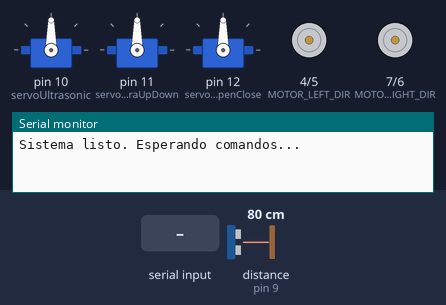
A sketch run on a simulated Arduino Uno, built with avr-gcc and run on an emulated ATmega328P. On the bench: 3 × servo, direction and speed pins drawn as motors (green arrow = direction pin HIGH = forward, orange = LOW = backward, longer = more drive), the last lines printed to the serial monitor. Inputs (shaded band) come from the test bench; at power-on: distance to the obstacle (sensor on pin 9) 80 cm. The echo pulse lasts 58.3 µs per cm.

Above: at 1.2 s.
1.3 s: "A" received over the second serial link
At 1.8 s:
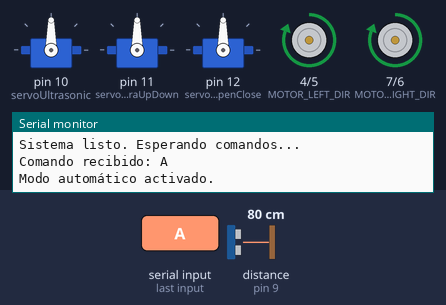
2.8 s: distance to the obstacle (sensor on pin 9) set to 21 cm
4.3 s: distance to the obstacle (sensor on pin 9) set to 17 cm
At 6.4 s:
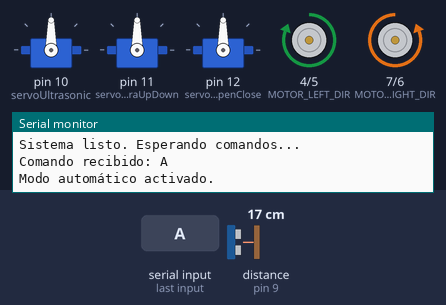
7.3 s: "U" received over the second serial link
At 9.7 s:
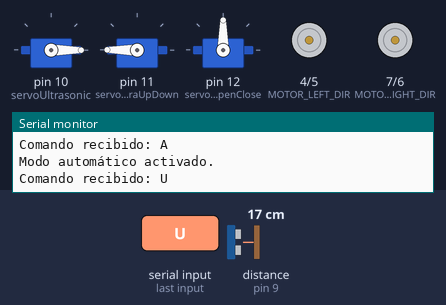
10.3 s: "D" received over the second serial link
At 12.2 s:
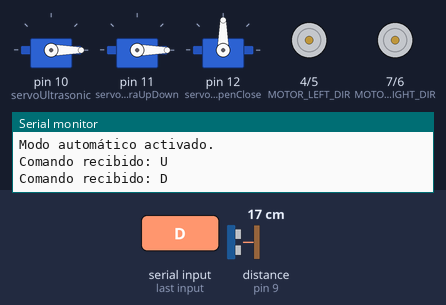
13.3 s: "O" received over the second serial link
At 16.6 s:
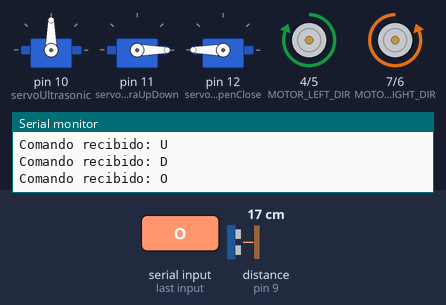
Timing chart, 0 to 17.3 s (numbered marks = the images above; inputs shaded):
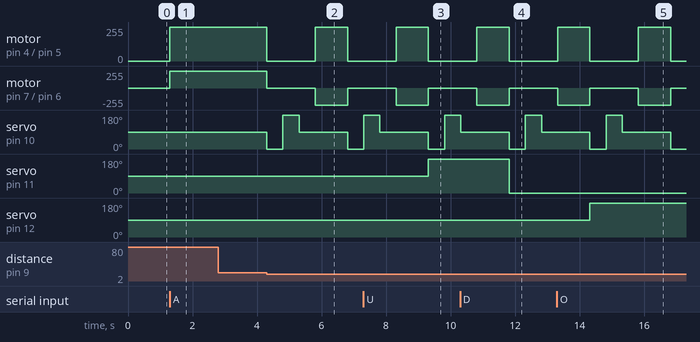

The sketch:

Tanque.ino
```cpp
#include <Servo.h>
#include <SoftwareSerial.h>

// Bluetooth
#define BT_RX 2
#define BT_TX 3
SoftwareSerial Bluetooth(BT_RX, BT_TX);

// Motores DC para movimiento del tanque
#define MOTOR_LEFT_PWM 5
#define MOTOR_LEFT_DIR 4
#define MOTOR_RIGHT_PWM 6
#define MOTOR_RIGHT_DIR 7

// Servos
Servo servoUltrasonic;  // Servo para mover el sensor ultrasónico
Servo servoGarraUpDown; // Servo para subir/bajar la garra
Servo servoGarraOpenClose; // Servo para abrir/cerrar la garra

#define ULTRASONIC_TRIG 8
#define ULTRASONIC_ECHO 9

// Variables
bool modoAutomatico = false;

void setup() {
  // Configuración de motores DC
  pinMode(MOTOR_LEFT_PWM, OUTPUT);
  pinMode(MOTOR_LEFT_DIR, OUTPUT);
  pinMode(MOTOR_RIGHT_PWM, OUTPUT);
  pinMode(MOTOR_RIGHT_DIR, OUTPUT);

  // Configuración de sensor ultrasónico
  pinMode(ULTRASONIC_TRIG, OUTPUT);
  pinMode(ULTRASONIC_ECHO, INPUT);

  // Configuración de servos
  servoUltrasonic.attach(10); // Servo para sensor ultrasónico
  servoGarraUpDown.attach(11); // Servo para subir/bajar garra
  servoGarraOpenClose.attach(12); // Servo para abrir/cerrar garra

  // Posición inicial de los servos
  servoUltrasonic.write(90);
  servoGarraUpDown.write(90);
  servoGarraOpenClose.write(90);

  // Configuración de Bluetooth
  Serial.begin(9600);
  Bluetooth.begin(9600);

  Serial.println("Sistema listo. Esperando comandos...");
}

void loop() {
  if (Bluetooth.available()) {
    char command = Bluetooth.read();
    Serial.print("Comando recibido: ");
    Serial.println(command);

    switch (command) {
      case 'A': // Cambiar a modo automático
        Serial.println("Modo automático activado.");
        modoAutomatico = true;
        break;
      case 'M': // Cambiar a modo manual
        Serial.println("Modo manual activado.");
        modoAutomatico = false;
        detenerTanque();
        break;
      case 'F': // Avanzar
        if (!modoAutomatico) avanzar();
        break;
      case 'B': // Retroceder
        if (!modoAutomatico) retroceder();
        break;
      case 'L': // Girar izquierda
        if (!modoAutomatico) girarIzquierda();
        break;
      case 'R': // Girar derecha
        if (!modoAutomatico) girarDerecha();
        break;
      case 'U': // Subir la garra
        moverGarraVertical(180); // Posición arriba
        break;
      case 'D': // Bajar la garra
        moverGarraVertical(0); // Posición abajo
        break;
      case 'O': // Abrir la garra
        moverPinza(180); // Posición abierta
        break;
      case 'C': // Cerrar la garra
        moverPinza(0); // Posición cerrada
        break;
      default:
        Serial.println("Comando no reconocido.");
        break;
    }
  }

  if (modoAutomatico) {
    ejecutarModoAutomatico();
  }
}

// Funciones de movimiento del tanque
void avanzar() {
  analogWrite(MOTOR_LEFT_PWM, 255);
  digitalWrite(MOTOR_LEFT_DIR, HIGH);
  analogWrite(MOTOR_RIGHT_PWM, 255);
  digitalWrite(MOTOR_RIGHT_DIR, HIGH);
}

void retroceder() {
  analogWrite(MOTOR_LEFT_PWM, 255);
  digitalWrite(MOTOR_LEFT_DIR, LOW);
  analogWrite(MOTOR_RIGHT_PWM, 255);
  digitalWrite(MOTOR_RIGHT_DIR, LOW);
}

void girarIzquierda() {
  analogWrite(MOTOR_LEFT_PWM, 255);
  digitalWrite(MOTOR_LEFT_DIR, LOW);
  analogWrite(MOTOR_RIGHT_PWM, 255);
  digitalWrite(MOTOR_RIGHT_DIR, HIGH);
}

void girarDerecha() {
  analogWrite(MOTOR_LEFT_PWM, 255);
  digitalWrite(MOTOR_LEFT_DIR, HIGH);
  analogWrite(MOTOR_RIGHT_PWM, 255);
  digitalWrite(MOTOR_RIGHT_DIR, LOW);
}

void detenerTanque() {
  analogWrite(MOTOR_LEFT_PWM, 0);
  analogWrite(MOTOR_RIGHT_PWM, 0);
}

// Funciones para los servos
void moverGarraVertical(int angulo) {
  servoGarraUpDown.write(angulo);
}

void moverPinza(int angulo) {
  servoGarraOpenClose.write(angulo);
}

// Sensor ultrasónico
long medirDistancia() {
  digitalWrite(ULTRASONIC_TRIG, LOW);
  delayMicroseconds(2);
  digitalWrite(ULTRASONIC_TRIG, HIGH);
  delayMicroseconds(10);
  digitalWrite(ULTRASONIC_TRIG, LOW);

  long duracion = pulseIn(ULTRASONIC_ECHO, HIGH);
  return duracion / 58; // Distancia en cm
}

// Modo automático
void ejecutarModoAutomatico() {
  avanzar();
  long distancia = medirDistancia();
  if (distancia < 20) { // Si hay un obstáculo
    detenerTanque();
    servoUltrasonic.write(0);  // Mirar a la izquierda
    delay(500);
    long izquierda = medirDistancia();

    servoUltrasonic.write(180); // Mirar a la derecha
    delay(500);
    long derecha = medirDistancia();

    servoUltrasonic.write(90); // Volver al frente
    delay(500);

    if (izquierda > derecha) {
      girarIzquierda();
    } else {
      girarDerecha();
    }
    delay(1000); // Tiempo para girar
    detenerTanque();
  }
}
```

Measured:
- the behaviour switches between 20 and 19 cm on distance to the obstacle (sensor on pin 9) (found by bisection; images 1 and 2)
- after the input at 1.3 s, motor on pin 4 (MOTOR_LEFT_DIR) / pin 5 (MOTOR_LEFT_PWM), motor on pin 7 (MOTOR_RIGHT_DIR) / pin 6 (MOTOR_RIGHT_PWM): stopped → forward 255/255 at once
- after the input at 2.8 s, every drawn part: stays the same
- after the input at 4.3 s, motor on pin 4 (MOTOR_LEFT_DIR) / pin 5 (MOTOR_LEFT_PWM): forward 255/255 → stopped at once, → forward 255/255 1.5 s later, → stopped 1.0 s later; motor on pin 7 (MOTOR_RIGHT_DIR) / pin 6 (MOTOR_RIGHT_PWM): forward 255/255 → stopped at once, → backward 255/255 1.5 s later, → stopped 1.0 s later
- after the input at 7.3 s, servo on pin 11 (servoGarraUpDown): 90° → 180° after 2.0 s
- after the input at 10.3 s, servo on pin 11 (servoGarraUpDown): 180° → 0° after 1.5 s
- after the input at 13.3 s, servo on pin 12 (servoGarraOpenClose): 90° → 180° after 1.0 s
